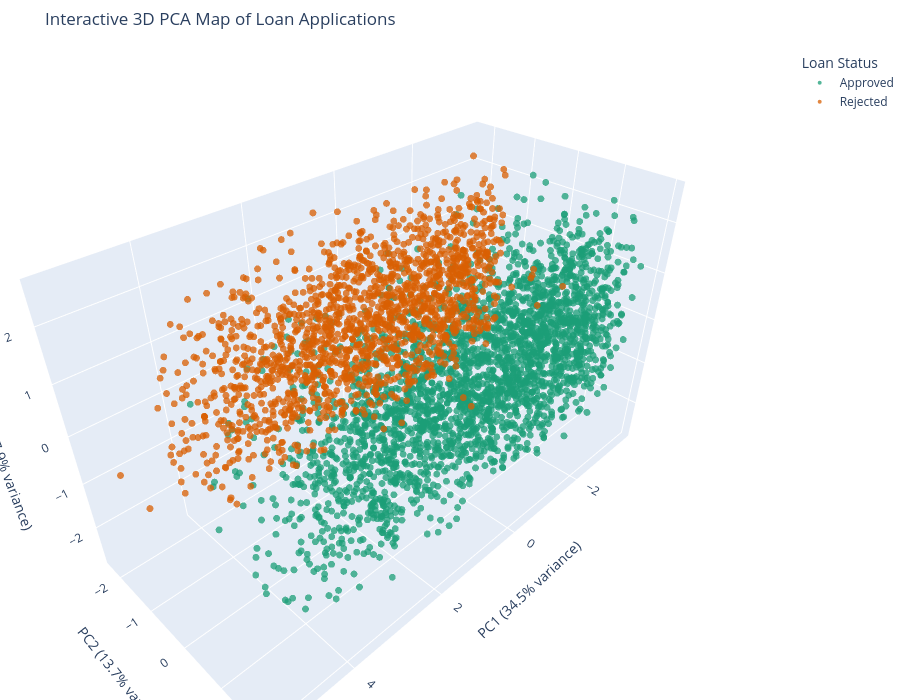

The notebook cell saved with this chart:
### Code cell
import plotly.express as px

var_1, var_2, var_3 = pca.explained_variance_ratio_ * 100

pca_plot_data = pd.DataFrame({
    'PC1': pca_features[:, 0],
    'PC2': pca_features[:, 1],
    'PC3': pca_features[:, 2],
    'Loan Status': loan_data['loan_status'].map({0: 'Rejected', 1: 'Approved'})
})

fig = px.scatter_3d(
    pca_plot_data,
    x='PC1',
    y='PC2',
    z='PC3',
    color='Loan Status',
    color_discrete_map={'Rejected': '#d95f02', 'Approved': '#1b9e77'},
    hover_data={'PC1': ':.2f', 'PC2': ':.2f', 'PC3': ':.2f'},
    title='Interactive 3D PCA Map of Loan Applications',
    labels={
        'PC1': f'PC1 ({var_1:.1f}% variance)',
        'PC2': f'PC2 ({var_2:.1f}% variance)',
        'PC3': f'PC3 ({var_3:.1f}% variance)'
    }
)

fig.update_traces(marker={'size': 4, 'opacity': 0.75})
fig.update_layout(
    height=700,
    legend_title_text='Loan Status',
    margin={'l': 0, 'r': 0, 'b': 0, 't': 50}
)
fig.show()

### Figure 1 — Plotly figure (JSON) as saved in the notebook; plotly's stock layout.template omitted (floating-point values rounded to 4 significant figures; data arrays with more than 128 entries replaced by an {"elided": "..."} marker saying what was removed)
{"data": [{"hovertemplate": "Loan Status=Approved<br>PC1 (34.5% variance)=%{x:.2f}<br>PC2 (13.7% variance)=%{y:.2f}<br>PC3 (7.9% variance)=%{z:.2f}<extra></extra>", "legendgroup": "Approved", "marker": {"color": "#1b9e77", "opacity": 0.75, "size": 4, "symbol": "circle"}, "mode": "markers", "name": "Approved", "scene": "scene", "showlegend": true, "type": "scatter3d", "x": {"elided": "2656 float values"}, "y": {"elided": "2656 float values"}, "z": {"elided": "2656 float values"}}, {"hovertemplate": "Loan Status=Rejected<br>PC1 (34.5% variance)=%{x:.2f}<br>PC2 (13.7% variance)=%{y:.2f}<br>PC3 (7.9% variance)=%{z:.2f}<extra></extra>", "legendgroup": "Rejected", "marker": {"color": "#d95f02", "opacity": 0.75, "size": 4, "symbol": "circle"}, "mode": "markers", "name": "Rejected", "scene": "scene", "showlegend": true, "type": "scatter3d", "x": {"elided": "1613 float values"}, "y": {"elided": "1613 float values"}, "z": {"elided": "1613 float values"}}], "layout": {"height": 700, "legend": {"title": {"text": "Loan Status"}, "tracegroupgap": 0}, "margin": {"b": 0, "l": 0, "r": 0, "t": 50}, "scene": {"domain": {"x": [0, 1], "y": [0, 1]}, "xaxis": {"title": {"text": "PC1 (34.5% variance)"}}, "yaxis": {"title": {"text": "PC2 (13.7% variance)"}}, "zaxis": {"title": {"text": "PC3 (7.9% variance)"}}}, "title": {"text": "Interactive 3D PCA Map of Loan Applications"}}}
